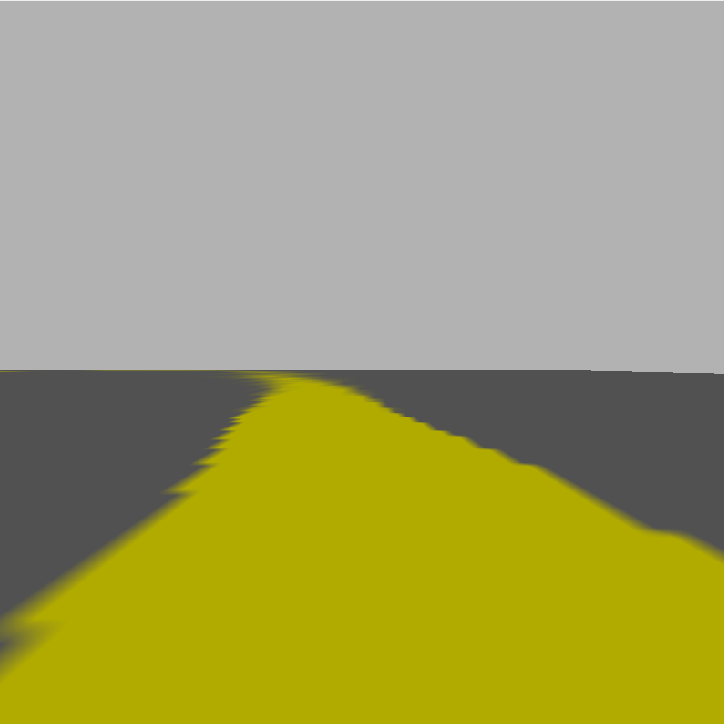
#> input picture ball_chaser/scripts/track_view.png, 724 x 724 px
$ python test1.py
#> lines starting #> are read from the running program, lines starting #| are printed output that depends on the picture; after the words box and inside, x2 and y2 are one past the last pixel; in counts of white or black regions, pixels touching at a corner belong together
#!/usr/bin/env python


import numpy as np
import numpy
import cv2


image_name = "track_view"

print('read an image from file')
img = cv2.imread(image_name+".png")
#> img is the input picture: shape (724, 724, 3); mean B, G, R 103.6, 160.8, 162.8


print('create a window holder for the image')
cv2.namedWindow("Image",cv2.WINDOW_NORMAL)
cv2.imshow("Image",img)
cv2.waitKey(0)

hsv = cv2.cvtColor(img, cv2.COLOR_BGR2HSV)
#> hsv: shape (724, 724, 3); mean H, S, V 10.1, 86.1, 162.8
print('create a window holder for the image')
cv2.imshow("Image",hsv)
cv2.waitKey(0)

lower_yellow = numpy.array([ 10,  10,  10])
upper_yellow = numpy.array([255, 255, 250])
mask = cv2.inRange(hsv, lower_yellow, upper_yellow)
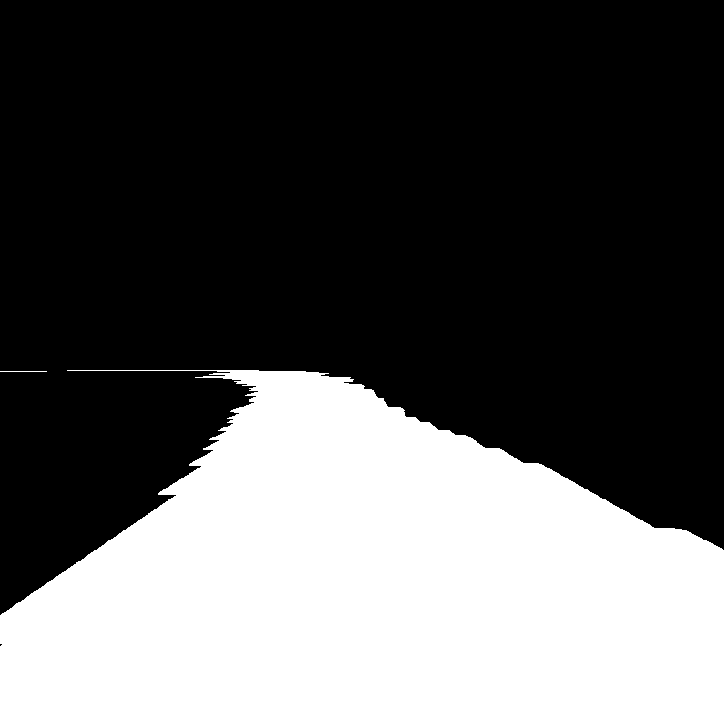
#> mask: shape (724, 724); 34.7% white; 2 white regions, box (x1, y1, x2, y2) and area: (0, 370, 724, 724) 182067, (0, 371, 47, 372) 47
print('create a window holder for the image')
cv2.imshow("Image",mask)
cv2.waitKey(0)

h, w, d = img.shape
#> h = 724; w = 724; d = 3
search_top = int(3*h/4)
#> search_top = 543
search_bot = int(3*h/4 + 20)
#> search_bot = 563
mask[0:search_top, 0:w] = 0
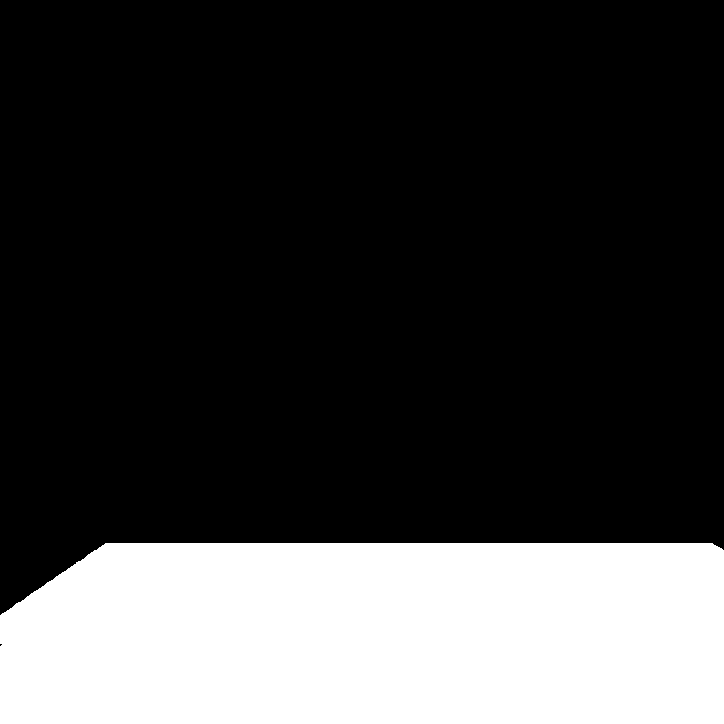
#> mask: shape (724, 724); 24.3% white; 1 white region, box (x1, y1, x2, y2) and area: (0, 543, 724, 724) 127184
mask[search_bot:h, 0:w] = 0
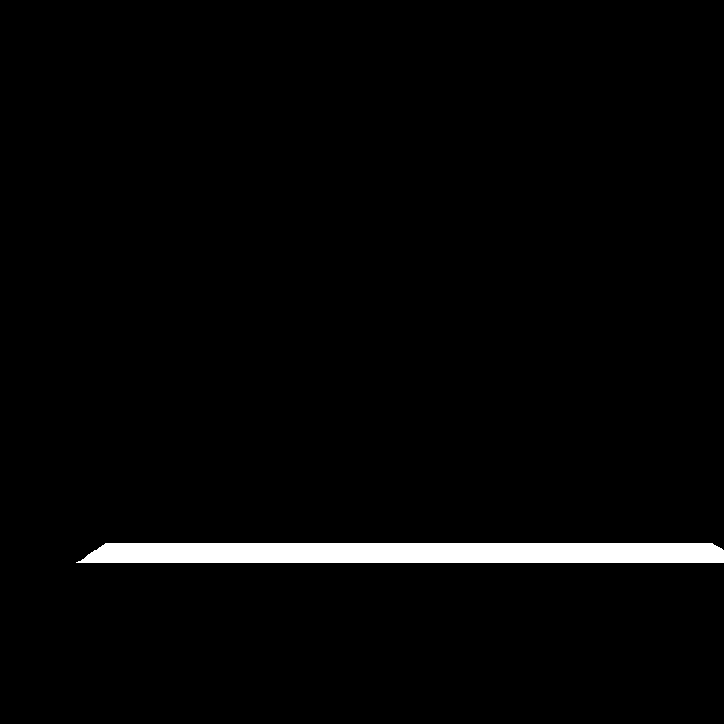
#> mask: shape (724, 724); 2.4% white; 1 white region, box (x1, y1, x2, y2) and area: (76, 543, 724, 563) 12617
print('create a window holder for the image')
cv2.namedWindow("Image1",cv2.WINDOW_NORMAL)
cv2.imshow("Image1",mask)
cv2.waitKey(0)

M = cv2.moments(mask)
#> M = moments, m00 3217335, centre m10/m00, m01/m00 = (405.9, 552.6)
cx = int(M['m10']/M['m00'])
#> cx = 405
cy = int(M['m01']/M['m00'])
#> cy = 552
cv2.circle(mask, (cx, cy), 20, (128,128,128), -1)
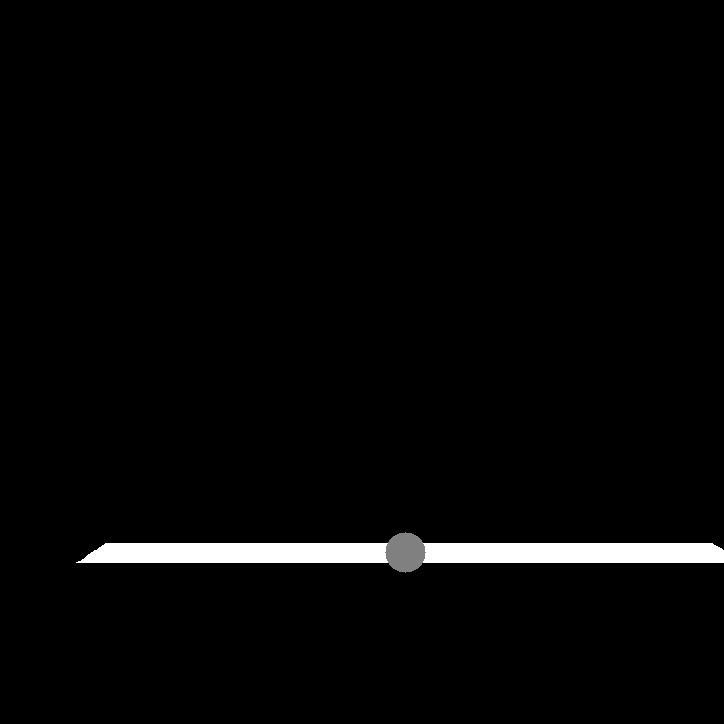
#> mask: shape (724, 724); 0.24% of pixels changed, all inside (x1, y1, x2, y2) = (385, 532, 426, 573)
cv2.imshow("Image1",mask)
cv2.waitKey(0)


cv2.circle(img, (cx, cy), 20, (0,0,255), -1)
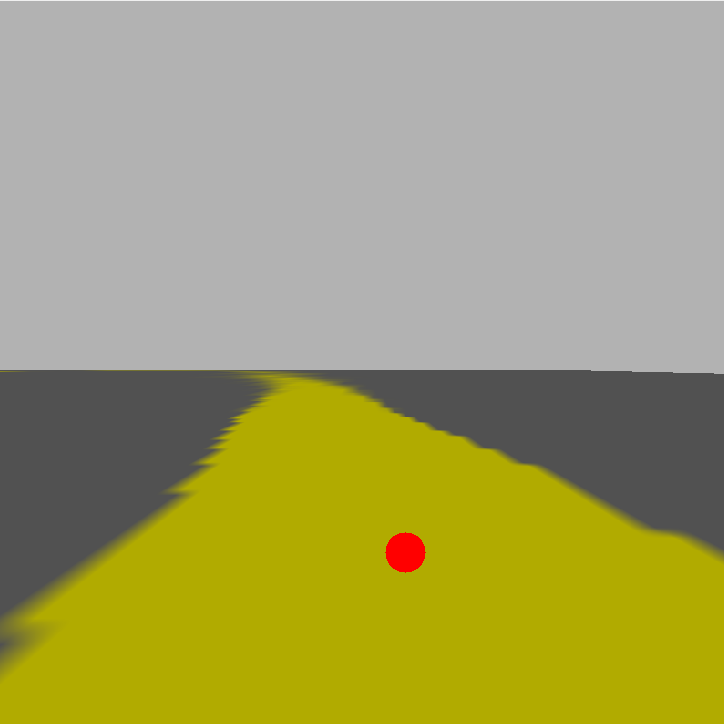
#> img: shape (724, 724, 3); 0.24% of pixels changed, all inside (x1, y1, x2, y2) = (385, 532, 426, 573)
print('create a window holder for the image')
cv2.namedWindow("Image2",cv2.WINDOW_NORMAL)
cv2.imshow("Image2",img)
cv2.waitKey(0)
